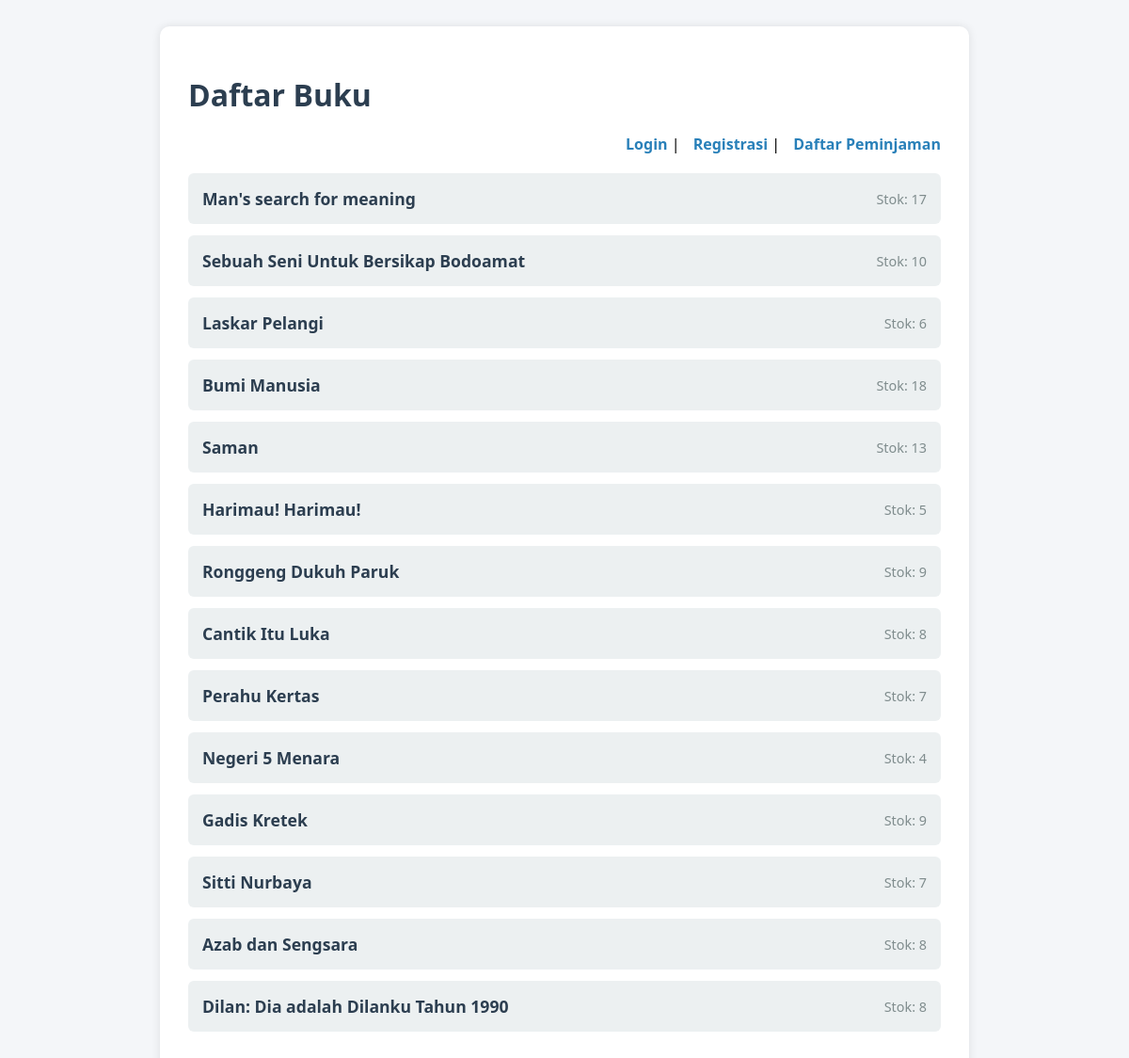
The page / on the database its author committed.
### buku/models.py (models this page shows, shortened)
class Buku(models.Model):
    judul= models.CharField(max_length= 200)
    penulis = models.CharField(max_length= 100)
    stok= models.PositiveIntegerField(default=0)
    deskripsi = models.TextField()

### buku/views.py (the view)
# urls.py: path("", views.daftar_buku, name="daftar_buku"),
def daftar_buku(request):
    buku_list= Buku.objects.all()
    return render(request, "buku/daftar_buku.html", {"buku_list": buku_list})

### buku/templates/buku/daftar_buku.html (shortened to what this page needs)
<div class="container">
  <h1>Daftar Buku</h1>
  <div class="auth-links">
    <a href="{% url 'login' %}">Login</a> |
    <a href="{% url 'signup' %}">Registrasi</a> |
    <a href="{% url 'daftar_peminjaman_user' %}">Daftar Peminjaman</a>
  </div>
  <ul class="buku-list">
    {% for buku in buku_list %}
      <li class="buku-item">
        <a href="{% url 'detail_buku' buku.id %}">{{ buku.judul }}</a>
        <span class="stok">Stok: {{ buku.stok }}</span>
      </li>
    {% empty %}
      <li>Tidak ada buku tersedia.</li>
    {% endfor %}
  </ul>
</div>

### buku/templates/buku/daftar_buku.html (style rules this page uses)
.container { max-width: 800px; margin: 0 auto; background: white; padding: 30px; border-radius: 10px; box-shadow: 0 0 10px rgba(0, 0, 0, 0.1); }
h1 { color: #2c3e50; margin-bottom: 20px; }
.auth-links { margin-bottom: 20px; text-align: right; }
.auth-links a { color: #2980b9; text-decoration: none; margin-left: 10px; font-weight: bold; }
.buku-list { list-style: none; padding: 0; }
.buku-item { background-color: #ecf0f1; padding: 15px; margin-bottom: 12px; border-radius: 6px; display: flex; justify-content: space-between; align-items: center; }
.buku-item a { text-decoration: none; color: #2c3e50; font-size: 1.1rem; font-weight: bold; }
.stok { font-size: 0.9rem; color: #7f8c8d; }

### rows shown on the page
Buku: judul "Man's search for meaning", stok "17"
Buku: judul "Sebuah Seni Untuk Bersikap Bodoamat", stok "10"
Buku: judul "Laskar Pelangi", stok "6"
Buku: judul "Bumi Manusia", stok "18"
Buku: judul "Saman", stok "13"
Buku: judul "Harimau! Harimau!", stok "5"
Buku: judul "Ronggeng Dukuh Paruk", stok "9"
Buku: judul "Cantik Itu Luka", stok "8"
Buku: judul "Perahu Kertas", stok "7"
Buku: judul "Negeri 5 Menara", stok "4"
Buku: judul "Gadis Kretek", stok "9"
Buku: judul "Sitti Nurbaya", stok "7"
Buku: judul "Azab dan Sengsara", stok "8"
Buku: judul "Dilan: Dia adalah Dilanku Tahun 1990", stok "8"
